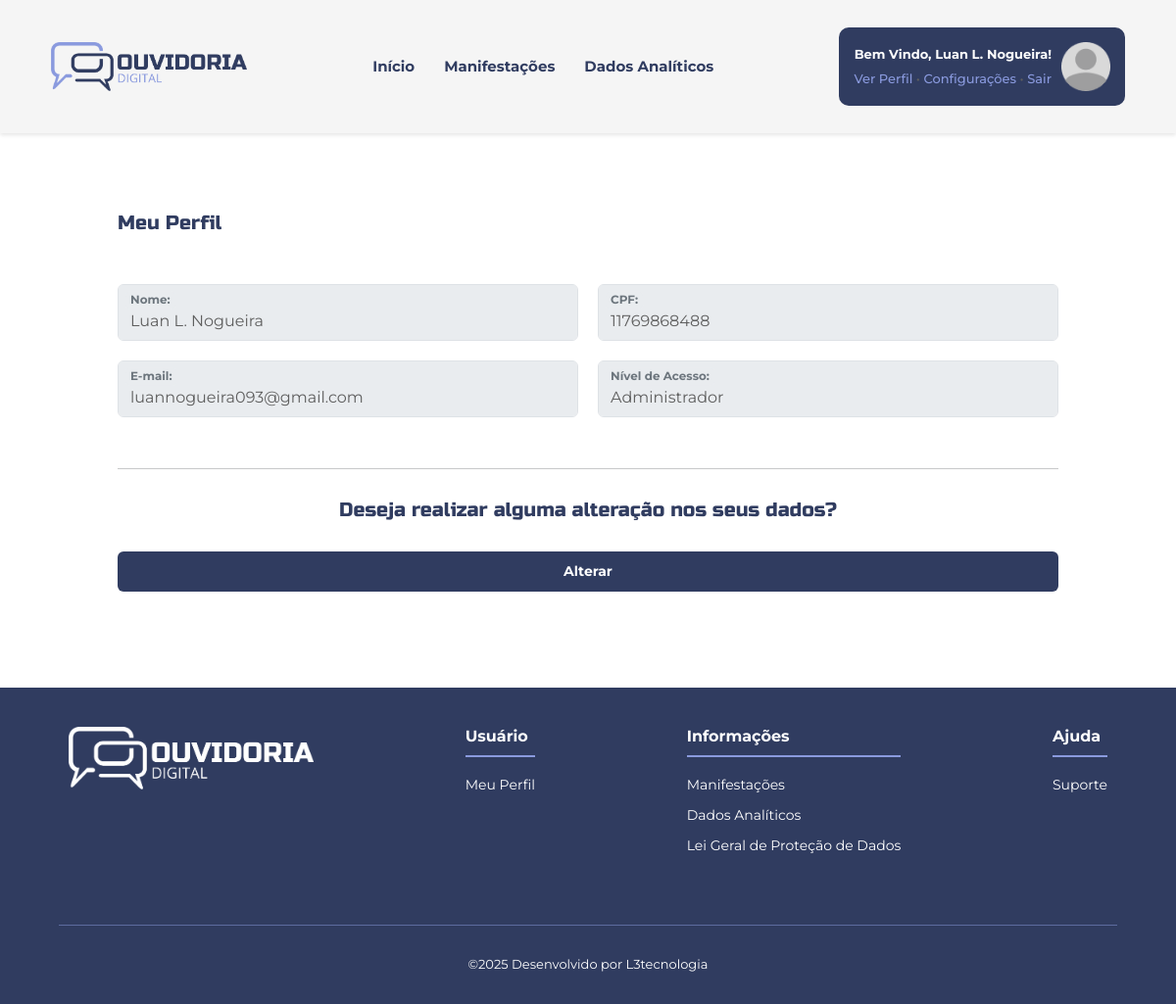
The app's page /painel_adm/perfil.php (signed in) with its own data.
### tables this page shows
CREATE TABLE `tb_usuario_adm` (
  `id` int(11) NOT NULL,
  `usuario` varchar(200) NOT NULL,
  `cpf` varchar(15) NOT NULL,
  `senha` text NOT NULL,
  `email` varchar(200) NOT NULL,
  `nivel_acesso` varchar(2) NOT NULL,
  `status_atividade` varchar(1) NOT NULL
);

### painel_adm/model/UsuarioAdmModel.php (called while the page is built, shortened)
<?php
class UsuarioAdm
{
    private $conexao;
    public function __construct()
    {
        $this->conexao = new Conexao;
    }
    public function chama_usuario($id)
    {
        $query = "SELECT usuario, cpf, email, nivel_acesso, status_atividade FROM tb_usuario_adm WHERE id = :id";
        try {
            $conn = $this->conexao->Conectar();
            $stmt = $conn->prepare($query);
            $stmt->bindValue(':id', $id);
            $stmt->execute();
            return $stmt->fetch(PDO::FETCH_ASSOC);
        } catch (PDOException $e) {
            throw new Exception('Erro chamar o usuários: ' . $e->getMessage());
        }
    }
}

### painel_adm/perfil.php (the view, shortened to what this page needs)
<?php
require 'controladores/header.php';
require 'model/UsuarioAdmModel.php';
$UsuarioAdm = new UsuarioAdm;
$usuario = $UsuarioAdm->chama_usuario($_SESSION['id']);
if ($usuario['nivel_acesso'] === 'A') {
    $nivel_acesso = 'Administrador';
} else {
    $nivel_acesso = 'Usuário';
}
?>
<div class="perfil">
    <h5>Meu Perfil</h5>
    <div class="perfil-div">
        <div class="form-floating">
            <input type="text" disabled class="form-control" name="nome_usuario" id="nome_usuario" value="<?= $usuario['usuario'] ?>">
            <label for="nome_usuario">Nome:</label>
        </div>
        <div class="form-floating">
            <input type="text" disabled class="form-control" name="sobrenome_usuario" id="sobrenome_usuario" value="<?= $usuario['cpf'] ?>">
            <label for="sobrenome_usuario">CPF:</label>
        </div>
    </div>
    <div class="perfil-div">
        <div class="form-floating">
            <input type="text" disabled class="form-control" name="cpf_usuario" id="cpf_usuario" value="<?= $usuario['email'] ?>">
            <label for="cpf_usuario">E-mail:</label>
        </div>
        <div class="form-floating">
            <input type="text" disabled class="form-control" name="contagem_manifestacao" id="contagem_manifestacao" value="<?= $nivel_acesso ?>">
            <label for="contagem_manifestacao">Nível de Acesso:</label>
        </div>
    </div>
    <div class="mt-3 text-center">
        <hr>
        <h5>Deseja realizar alguma alteração nos seus dados?</h5>
        <a href="alterar_perfil.php?id=<?= $_SESSION['id'] ?>" class="btn1 btn-primary btn">Alterar</a>
    </div>
</div>
<?php include_once 'controladores/Footer.php' ?>

### assets/css/style.css (style rules this page uses)
* { margin: 0; padding: 0; box-sizing: border-box; list-style: none; text-decoration: none !important; transition: all 0.3s; }
:root { --cor-primaria: #303c60; --cor-secundaria: #8a9ade; --cor-branca: #ffffff; --cor-bg: #ecf5fb; --cor-cinza: #9e9e9f; --cor-cinza-light: #d9d9d9; --cor-cinza-light2: #f5f5f5; --cor-cinza-dark: #5f5f5f; --cor-amarela: #e9b91a; --cor-lilas: #d8217b; --cor-laranja: #ff7f17; --cor-vermelha: #f72627; --cor-verde: #007833; --cor-azul: #0081f7; --font-titulo: "Russo One", sans-serif; --font-texto: "Montserrat", sans-serif; }
.form-floating label { font-family: var(--font-texto); font-size: 14px; color: var(--cor-cinza-dark); font-weight: 700; height: 40px; }
.form-floating .form-control { color: var(--cor-cinza-dark); font-weight: 400; }
.btn { font-family: var(--font-texto); font-size: 14px; font-weight: 700; color: var(--cor-branca); border: none; padding: 10px 20px; cursor: pointer; width: 100%; }
.btn-primary { background-color: var(--cor-primaria); }
body { font-family: var(--font-texto); font-size: 14px; }
.perfil { display: flex; flex-direction: column; gap: 20px; padding: 50px 120px; width: 100%; }
.perfil h5 { font-size: 20px; color: var(--cor-primaria); font-family: var(--font-titulo); font-weight: 400; margin-block: 30px; }
.perfil-div { display: flex; justify-content: space-between; gap: 20px; }
.perfil div { width: 100%; }

### records on screen
tb_usuario_adm: nome_usuario "Luan L. Nogueira", sobrenome_usuario "11769868488", cpf_usuario "luannogueira093@gmail.com", contagem_manifestacao "Administrador"

### other values on screen
$_SESSION['nome'] "Luan L. Nogueira"
